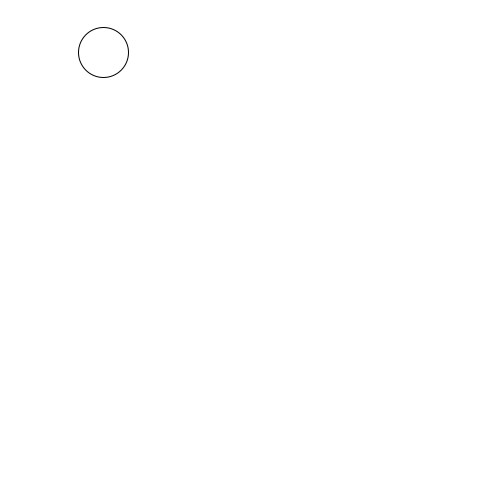
Frame 1 (no input)
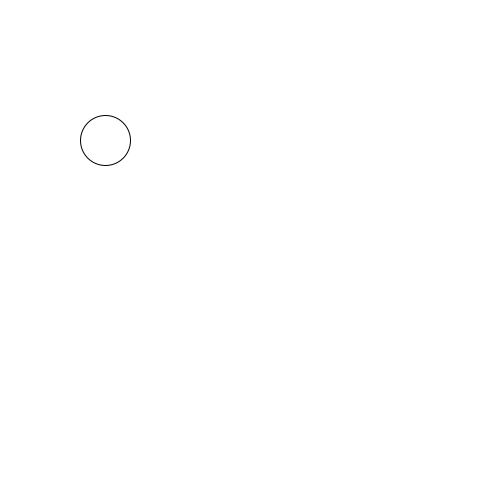
Frame 60 (the mouse pressed at the canvas centre just before this capture)
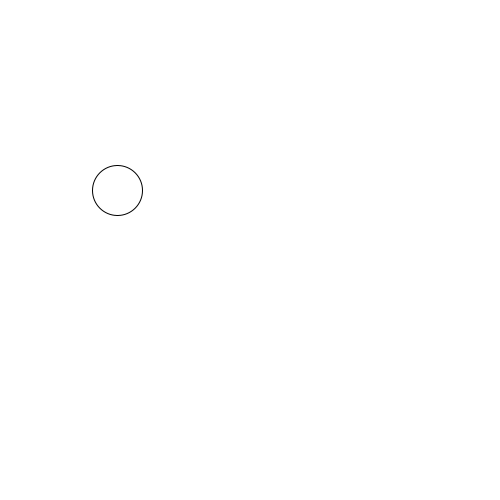
Frame 120 (the mouse held since frame 60 and released just before this capture)

The Processing sketch that drew these frames (run headless with seeded random() and noise(); from frame 60 on, the mouse is pressed at the canvas centre):

// Processing sketch: week9_markovChain
// ── week9_markovChain.pde
char c = 'b'; //char is a single character

float xPos = 100;
float yPos = height/2;
float targetX, targetY, easingRate;

void setup() {
  size(500, 500);
  easingRate = .01;

  targetY = height/2;
}

void draw() {
  background(255);
  println(stateProb());
  if (c =='a') {
    targetX=100;
  } else if (c == 'b') {
    targetX = 400;
  }

  //target-pos gives us how far away we are from our target point
  xPos += (targetX - xPos) * easingRate; 
  yPos += (targetY - yPos) * easingRate;

  ellipse(xPos, yPos, 50, 50);
}

char stateProb() {
  float r = random(0, 1); //for random probability
  if (c == 'a') {
    if (r<=.9) {
      c = 'a';
    } else {
      c='b';
    }
  }

  if (c == 'b') {
    if (r>=.5) {
      c = 'b';
    } else {
      c='a';
    }
  }
  return c;
}
